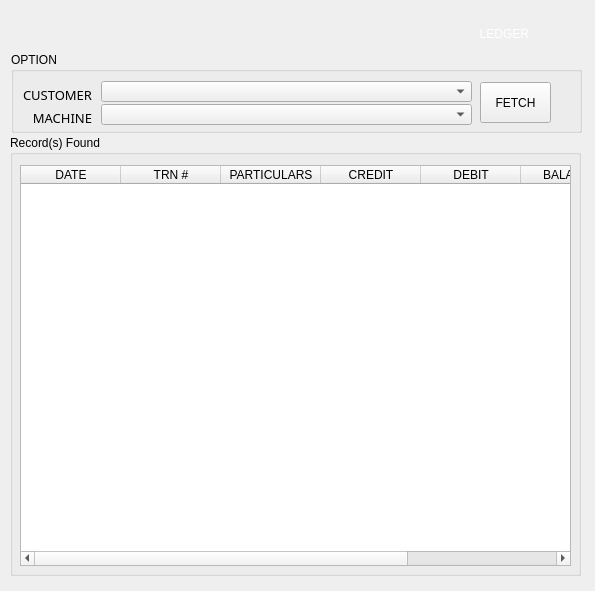
<?xml version="1.0" encoding="UTF-8"?>
<ui version="4.0">
 <class>frmTrnLedger</class>
 <widget class="QMainWindow" name="frmTrnLedger">
  <property name="geometry">
   <rect>
    <x>0</x>
    <y>0</y>
    <width>595</width>
    <height>591</height>
   </rect>
  </property>
  <property name="windowTitle">
   <string>LEDGER</string>
  </property>
  <property name="styleSheet">
   <string notr="true"/>
  </property>
  <property name="toolButtonStyle">
   <enum>Qt::ToolButtonIconOnly</enum>
  </property>
  <widget class="QWidget" name="centralwidget">
   <widget class="QGroupBox" name="gbTag_5">
    <property name="geometry">
     <rect>
      <x>11</x>
      <y>52</y>
      <width>571</width>
      <height>81</height>
     </rect>
    </property>
    <property name="styleSheet">
     <string notr="true">font: 10pt &quot;Century Gothic&quot;;</string>
    </property>
    <property name="title">
     <string>OPTION</string>
    </property>
    <widget class="QComboBox" name="cboLgrCus">
     <property name="enabled">
      <bool>true</bool>
     </property>
     <property name="geometry">
      <rect>
       <x>90</x>
       <y>29</y>
       <width>371</width>
       <height>21</height>
      </rect>
     </property>
     <property name="font">
      <font>
       <family>Century Gothic</family>
       <pointsize>10</pointsize>
       <weight>50</weight>
       <italic>false</italic>
       <bold>false</bold>
      </font>
     </property>
     <property name="editable">
      <bool>false</bool>
     </property>
     <property name="currentText">
      <string/>
     </property>
    </widget>
    <widget class="QLabel" name="label_59">
     <property name="geometry">
      <rect>
       <x>10</x>
       <y>27</y>
       <width>71</width>
       <height>31</height>
      </rect>
     </property>
     <property name="font">
      <font>
       <family>Century Gothic</family>
       <pointsize>10</pointsize>
       <weight>50</weight>
       <italic>false</italic>
       <bold>false</bold>
      </font>
     </property>
     <property name="styleSheet">
      <string notr="true">font: 10pt &quot;Century Gothic&quot;;</string>
     </property>
     <property name="text">
      <string>CUSTOMER</string>
     </property>
     <property name="alignment">
      <set>Qt::AlignRight|Qt::AlignTrailing|Qt::AlignVCenter</set>
     </property>
    </widget>
    <widget class="QLabel" name="label_60">
     <property name="geometry">
      <rect>
       <x>10</x>
       <y>50</y>
       <width>71</width>
       <height>31</height>
      </rect>
     </property>
     <property name="font">
      <font>
       <family>Century Gothic</family>
       <pointsize>10</pointsize>
       <weight>50</weight>
       <italic>false</italic>
       <bold>false</bold>
      </font>
     </property>
     <property name="styleSheet">
      <string notr="true">font: 10pt &quot;Century Gothic&quot;;</string>
     </property>
     <property name="text">
      <string>MACHINE</string>
     </property>
     <property name="alignment">
      <set>Qt::AlignRight|Qt::AlignTrailing|Qt::AlignVCenter</set>
     </property>
    </widget>
    <widget class="QComboBox" name="cboLgrMach">
     <property name="enabled">
      <bool>true</bool>
     </property>
     <property name="geometry">
      <rect>
       <x>90</x>
       <y>52</y>
       <width>371</width>
       <height>21</height>
      </rect>
     </property>
     <property name="font">
      <font>
       <family>Century Gothic</family>
       <pointsize>10</pointsize>
       <weight>50</weight>
       <italic>false</italic>
       <bold>false</bold>
      </font>
     </property>
     <property name="editable">
      <bool>false</bool>
     </property>
     <property name="currentText">
      <string/>
     </property>
    </widget>
    <widget class="QPushButton" name="btnFetch">
     <property name="geometry">
      <rect>
       <x>469</x>
       <y>30</y>
       <width>71</width>
       <height>41</height>
      </rect>
     </property>
     <property name="font">
      <font>
       <family>MS Shell Dlg 2</family>
       <pointsize>9</pointsize>
       <weight>9</weight>
       <italic>false</italic>
       <bold>false</bold>
      </font>
     </property>
     <property name="styleSheet">
      <string notr="true">font: 9pt &quot;Century Gothic&quot;;
font: 75 9pt &quot;MS Shell Dlg 2&quot;;</string>
     </property>
     <property name="text">
      <string>FETCH</string>
     </property>
    </widget>
   </widget>
   <widget class="QLabel" name="label_3">
    <property name="geometry">
     <rect>
      <x>536</x>
      <y>5</y>
      <width>51</width>
      <height>51</height>
     </rect>
    </property>
    <property name="text">
     <string/>
    </property>
    <property name="pixmap">
     <pixmap>../../../../Downloads/icons/957216-ui-interface/png/094-agenda.png</pixmap>
    </property>
    <property name="scaledContents">
     <bool>true</bool>
    </property>
   </widget>
   <widget class="QLabel" name="label_4">
    <property name="geometry">
     <rect>
      <x>88</x>
      <y>13</y>
      <width>441</width>
      <height>41</height>
     </rect>
    </property>
    <property name="styleSheet">
     <string notr="true">color: rgb(255, 255, 255);
font: 75 24pt &quot;Century Gothic&quot;;</string>
    </property>
    <property name="text">
     <string>LEDGER</string>
    </property>
    <property name="alignment">
     <set>Qt::AlignRight|Qt::AlignTrailing|Qt::AlignVCenter</set>
    </property>
   </widget>
   <widget class="QGroupBox" name="gbCustList_3">
    <property name="geometry">
     <rect>
      <x>10</x>
      <y>135</y>
      <width>571</width>
      <height>441</height>
     </rect>
    </property>
    <property name="styleSheet">
     <string notr="true">font: 10pt &quot;Century Gothic&quot;;</string>
    </property>
    <property name="title">
     <string>Record(s) Found</string>
    </property>
    <widget class="QTableWidget" name="tblLedger">
     <property name="geometry">
      <rect>
       <x>10</x>
       <y>30</y>
       <width>551</width>
       <height>401</height>
      </rect>
     </property>
     <property name="styleSheet">
      <string notr="true">font: 8pt &quot;Century Gothic&quot;;</string>
     </property>
     <property name="sizeAdjustPolicy">
      <enum>QAbstractScrollArea::AdjustIgnored</enum>
     </property>
     <property name="alternatingRowColors">
      <bool>false</bool>
     </property>
     <property name="selectionMode">
      <enum>QAbstractItemView::SingleSelection</enum>
     </property>
     <attribute name="verticalHeaderStretchLastSection">
      <bool>false</bool>
     </attribute>
     <column>
      <property name="text">
       <string>DATE</string>
      </property>
     </column>
     <column>
      <property name="text">
       <string>TRN #</string>
      </property>
     </column>
     <column>
      <property name="text">
       <string>PARTICULARS</string>
      </property>
     </column>
     <column>
      <property name="text">
       <string>CREDIT</string>
      </property>
     </column>
     <column>
      <property name="text">
       <string>DEBIT</string>
      </property>
     </column>
     <column>
      <property name="text">
       <string>BALANCE</string>
      </property>
     </column>
     <column>
      <property name="text">
       <string>STATUS</string>
      </property>
     </column>
    </widget>
   </widget>
  </widget>
 </widget>
 <resources/>
 <connections>
  <connection>
   <sender>btnFetch</sender>
   <signal>clicked()</signal>
   <receiver>frmTrnLedger</receiver>
   <slot>fillLedgerRecord()</slot>
   <hints>
    <hint type="sourcelabel">
     <x>501</x>
     <y>109</y>
    </hint>
    <hint type="destinationlabel">
     <x>547</x>
     <y>135</y>
    </hint>
   </hints>
  </connection>
  <connection>
   <sender>cboLgrCus</sender>
   <signal>currentTextChanged(QString)</signal>
   <receiver>frmTrnLedger</receiver>
   <slot>fillComboDataPassVal()</slot>
   <hints>
    <hint type="sourcelabel">
     <x>413</x>
     <y>96</y>
    </hint>
    <hint type="destinationlabel">
     <x>583</x>
     <y>97</y>
    </hint>
   </hints>
  </connection>
 </connections>
 <slots>
  <slot>managePaymentSlot()</slot>
  <slot>fillComboDataPassVal()</slot>
  <slot>fetchAcctRecord()</slot>
  <slot>fillLedgerRecord()</slot>
 </slots>
</ui>
